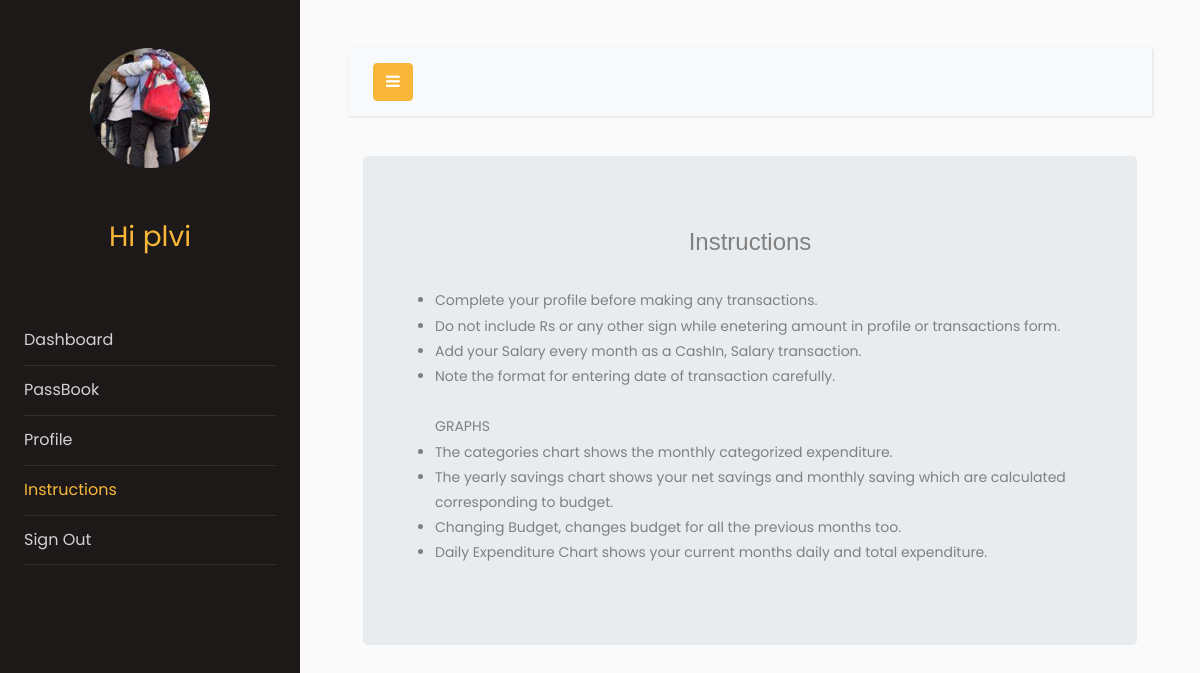
/instructions (signed in), run on the app's committed database.
### models.py (models this page shows, shortened)
class Users(db.Model, UserMixin):
    __tablename__ = "users"
    id = db.Column(db.Integer, primary_key=True)
    email = db.Column(db.String(64), unique=True, index=True)
    name = db.Column(db.String(64))
    pasword_hash = db.Column(db.String(128))
    income = db.Column(db.Integer)
    budget = db.Column(db.Integer, default=0)
    profile_image = db.Column(
        db.String(128), nullable=False, default="default_profile.jpeg"
    )
    trans = db.relationship("Transactions", backref="User", lazy="dynamic")

### app.py (the view)
@app.route("/instructions")
def instructions():
    return render_template("instructions.html")

### models.py (called while the page is built)
@login_manager.user_loader
def load_user(user_id):
    return Users.query.get(user_id)

### templates/instructions.html (shortened to what this page needs)
<!doctype html>
<html lang="en">
<head>
    <link rel="stylesheet" href="https://stackpath.bootstrapcdn.com/font-awesome/4.7.0/css/font-awesome.min.css">
    <link rel="stylesheet" href="{{ url_for('static', filename='css1/style.css') }}">
</head>
<body>
    <div class="wrapper d-flex align-items-stretch">
        <nav id="sidebar">
            <div class="p-4 pt-5">
                <a href="#" class="img logo rounded-circle mb-5" style="background-image: url({{url_for('static',filename='profile_pics/'+current_user.profile_image)}});"></a>
                <h3 style="color: #f8b739; font-family: Poppins, Arial, sans-serif; text-align: center;">Hi {{current_user.name}}</h3>
                <br>
                <br>
                <ul class="list-unstyled components mb-5">
                    <li>
                        <a href="{{url_for('dashboard')}}">Dashboard</a>
                    </li>
                    <li >
                        <a href="{{url_for('passbook')}}">PassBook</a>
                    </li>
                    <li >
                        <a href="{{url_for('profile')}}">Profile</a>
                    </li>
                    <li class="active">
                        <a href="{{url_for('instructions')}}">Instructions</a>
                    </li>
                    <li>
                        <a href="{{url_for('logout')}}">Sign Out</a>
                    </li>
                </ul>
            </div>
        </nav>
        <div id="content" class="p-4 p-md-5">
            <nav class="navbar navbar-expand-lg navbar-light bg-light">
                <div class="container-fluid">
                    <button type="button" id="sidebarCollapse" class="btn btn-primary">
                        <i class="fa fa-bars"></i>
                    </button>
                </div>
            </nav>
            <div class="container">
                <div class="jumbotron">
                    <center><span style="font-family:Verdana, Geneva, Tahoma, sans-serif; font-size:x-large">Instructions</span></center>
                    <br>
                    <ul>
                        <li>Complete your profile before making any transactions.</li>
                        <li>Do not include Rs or any other sign while enetering amount in profile or transactions form.</li>
                        <li>Add your Salary every month as a CashIn, Salary transaction.</li>
                        <li>Note the format for entering date of transaction carefully.</li>
                        <br>
                        <span>GRAPHS</span>
                        <li>The categories chart shows the monthly categorized expenditure.</li>
                        <li>The yearly savings chart shows your net savings and monthly saving which are calculated corresponding to budget.</li>
                        <li>Changing Budget, changes budget for all the previous months too.</li>
                        <li>Daily Expenditure Chart shows your current months daily and total expenditure.</li>
                    </ul>
                </div>
            </div>
        </div>
    </div>
</body>
</html>

### data on the page
Users: profile_image (picture), name "plvi"
